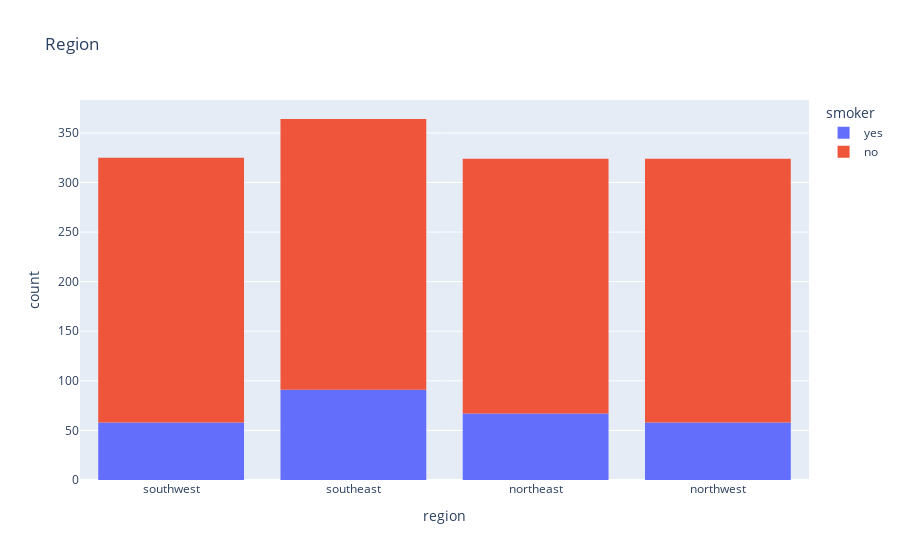

The notebook cell this image was saved under:
### Code cell
px.histogram(df, x="region", color="smoker", title="Region")

### Figure 1 — Plotly figure (JSON) as saved in the notebook; plotly's stock layout.template omitted (floating-point values rounded to 4 significant figures; data arrays with more than 128 entries replaced by an {"elided": "..."} marker saying what was removed)
{"data": [{"alignmentgroup": "True", "bingroup": "x", "hovertemplate": "smoker=yes<br>region=%{x}<br>count=%{y}<extra></extra>", "legendgroup": "yes", "marker": {"color": "#636efa", "pattern": {"shape": ""}}, "name": "yes", "offsetgroup": "yes", "orientation": "v", "showlegend": true, "type": "histogram", "x": {"elided": "274 str values"}, "xaxis": "x", "yaxis": "y"}, {"alignmentgroup": "True", "bingroup": "x", "hovertemplate": "smoker=no<br>region=%{x}<br>count=%{y}<extra></extra>", "legendgroup": "no", "marker": {"color": "#EF553B", "pattern": {"shape": ""}}, "name": "no", "offsetgroup": "no", "orientation": "v", "showlegend": true, "type": "histogram", "x": {"elided": "1063 str values"}, "xaxis": "x", "yaxis": "y"}], "layout": {"barmode": "relative", "legend": {"title": {"text": "smoker"}, "tracegroupgap": 0}, "title": {"text": "Region"}, "xaxis": {"anchor": "y", "domain": [0, 1], "title": {"text": "region"}}, "yaxis": {"anchor": "x", "domain": [0, 1], "title": {"text": "count"}}}}
